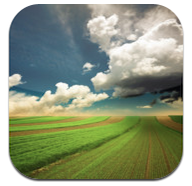
#> input picture img/weather.png, 192 x 186 px
$ python process.py   (Python 2 division)
#> lines starting #> are read from the running program, lines starting #| are printed output that depends on the picture
import numpy as np
#import matplotlib.pyplot as plt
#import random
import math
from PIL import Image
from scipy import special, optimize, constants


pi = constants.pi

def sinc(x):
    if x==0:
        return 1
    return math.sin(x)/x

def imgFilter(x, a):
    if x == 0:
        return 1
    else:
        x = pi*x
        return (math.sin(x)/x)*(math.sin(x/a)*a/x)
        #return sinc(pi*x)*sinc(pi*x/a)

def process(original, a):
    width = original.shape[1]
    height = original.shape[0]
    resultArr = np.zeros((height*2, width*2), dtype='uint8')

    # [12 lines of commented-out code are left out]

    it = np.nditer(resultArr, flags=['multi_index'], op_flags=['readwrite'])
    while not it.finished:
        i = it.multi_index[0]
        j = it.multi_index[1]
        if i%2 == 0 and j%2 == 0:
            it[0] = original[i/2][j/2]
            it.iternext()
            continue
        i2 = i/2.
        j2 = j/2.
        startRow = max(math.ceil(i2)-a+1, 0)
        finishRow = min(math.ceil(i2)+a, height)
        startCol = max(math.ceil(j2)-a+1, 0)
        finishCol = min(math.ceil(j2)+a, width)
        result = 0
        row = startRow
        while row < finishRow:
            col = startCol
            filteredCell = imgFilter(i2-row, a)
            while col < finishCol:
                result += original[row][col]*filteredCell*imgFilter(j2-col, a)
                col += 1
            row += 1

        if result > 255:
            it[0] = 255
        elif result < 0:
            it[0] = 0
        else:
            it[0] = int(result)

        it.iternext()

    return resultArr


def main():
    #img = Image.open('img/cat-band.png').convert('L')
    img = Image.open('img/weather.png').convert('L')
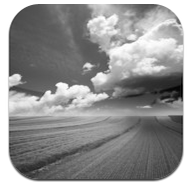
#> img: PIL image 192x186 L; min 0, max 255, mean 148
    #img = Image.open('img/text.jpg').convert('L')

    width = img.size[0]
#> width = 192
    height = img.size[1]
#> height = 186
    print 'image size:', width, height
#| image size: 192 186

    imageArray = np.array(np.uint8(img))

    newImg = Image.fromarray(imageArray, 'L')
    newImg.show()

    imageArray = process(imageArray, 4)
#> in process, `it = np.nditer(resultArr, flags=['multi_index'], op_flags=['readwrite'])`: resultArr: shape (372, 384); every value is 0
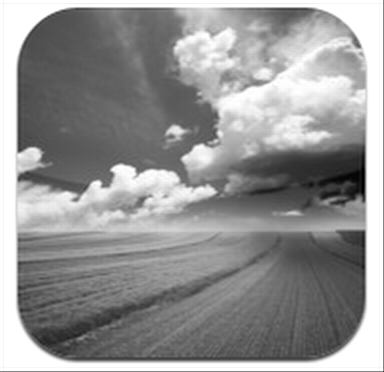
#> imageArray: shape (372, 384); min 0, max 255, mean 148.6
    imageArray = process(imageArray, 4)
#> in process (call 2), `it = np.nditer(resultArr, flags=['multi_index'], op_flags=['readwrite'])`: resultArr: shape (744, 768); every value is 0
    #imageArray = process(imageArray, 4)

    newImg = Image.fromarray(imageArray, 'L')
    newImg.show()


if __name__ == "__main__":
#> (the run stopped early here; a loop or call above may not have finished)
